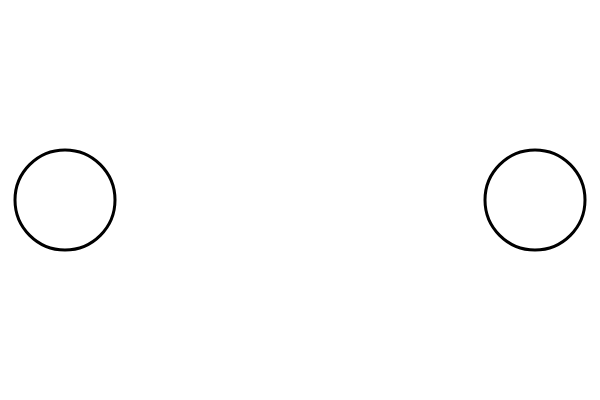
Frame 1 (no input)
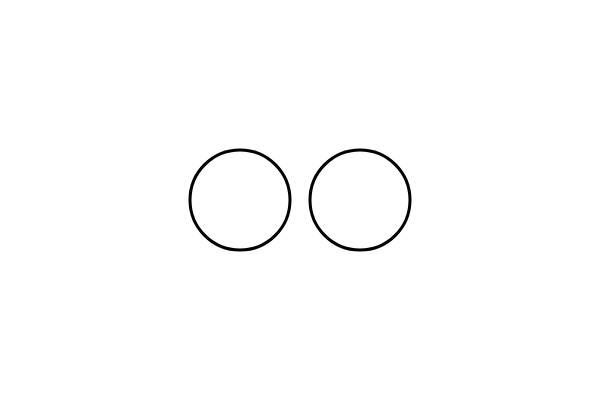
Frame 60 (no input)
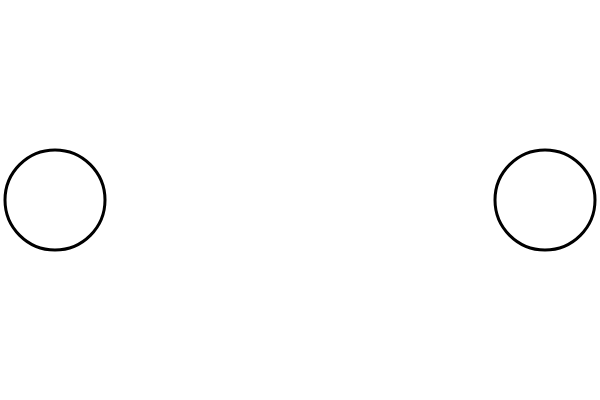
Frame 120 (the mouse pressed at the canvas centre since frame 60)

The p5.js sketch that drew these frames (run headless with seeded random() and noise() and a simulated clock; from frame 60 on, the mouse is pressed at the canvas centre):

// p5.js sketch
// ── sketch.js
function setup() {

createCanvas (600,400);
strokeWeight(3);
}
var x = 60, s = 5;

function draw()
 {

   clear();
   x = x + s;

  ellipse(x, 200, 100, 100);
  ellipse(600-x, 200, 100, 100);

  if(x>540)
  {s = 0
  }

  if(x<60)
  {s = 0
  }
}
